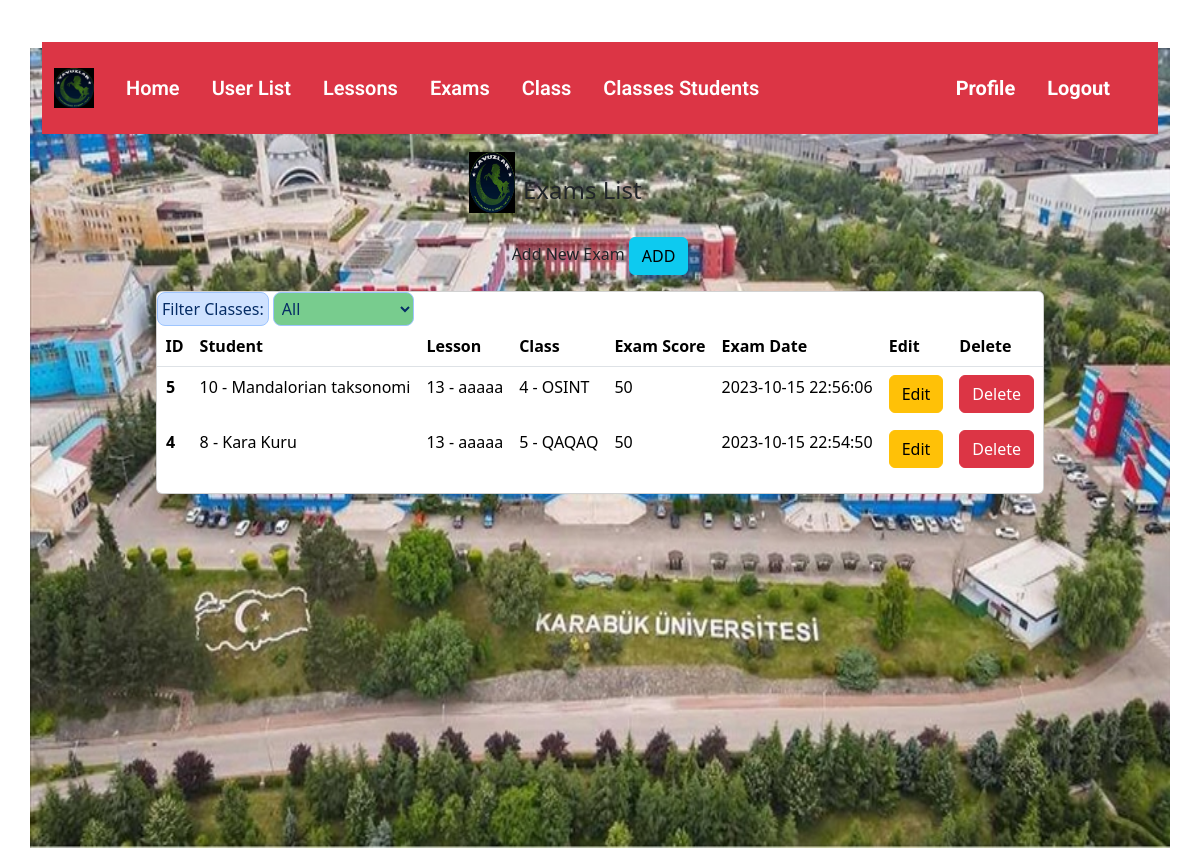
/listExam.php (signed in), run on the app's committed database.
### tables this page shows
CREATE TABLE `t_exams` (
  `id` int(11) NOT NULL,
  `student_id` int(11) NOT NULL,
  `lesson_id` int(11) NOT NULL,
  `class_id` int(11) NOT NULL,
  `exam_score` tinyint(4) NOT NULL,
  `exam_date` timestamp NOT NULL DEFAULT current_timestamp() ON UPDATE current_timestamp()
);

CREATE TABLE `t_users` (
  `id` int(11) NOT NULL,
  `name` varchar(255) DEFAULT NULL,
  `surname` varchar(255) DEFAULT NULL,
  `username` varchar(255) NOT NULL,
  `password` text NOT NULL,
  `role` varchar(10) NOT NULL,
  `created_at` timestamp NOT NULL DEFAULT current_timestamp() ON UPDATE current_timestamp()
);

CREATE TABLE `t_lessons` (
  `id` int(11) NOT NULL,
  `teacher_user_id` int(11) NOT NULL,
  `lesson_name` varchar(255) NOT NULL
);

CREATE TABLE `t_classes` (
  `id` int(11) NOT NULL,
  `class_name` varchar(255) NOT NULL,
  `class_teacher_id` int(11) NOT NULL
);

### dbconnect.php (called while the page is built, shortened)
<?php
$sName = "db";
$uName = "admin";
$pass = "admin";
$db_name = "obsdb";
try {
    $conn = new PDO("mysql:host=$sName;dbname=$db_name", $uName, $pass);
    $conn->setAttribute(PDO::ATTR_ERRMODE, PDO::ERRMODE_EXCEPTION);
    } catch(PDOException $e) {
    echo "Connection failed: " . $e->getMessage();
exit;
    }
    $usersTable = "t_users";
	$obsdb = $conn->prepare("SELECT * FROM $usersTable ORDER BY id DESC");
	$obsdb->execute();
	$users = $obsdb->fetchAll(PDO::FETCH_ASSOC);
    $usersTable = "t_lessons";
	$obsdb = $conn->prepare("SELECT * FROM $usersTable ORDER BY id DESC");
	$obsdb->execute();
	$lessons = $obsdb->fetchAll(PDO::FETCH_ASSOC);
    $usersTable = "t_exams";
	$obsdb = $conn->prepare("SELECT * FROM $usersTable ORDER BY id DESC");
	$obsdb->execute();
	$exams = $obsdb->fetchAll(PDO::FETCH_ASSOC);
    $usersTable = "t_classes";
	$obsdb = $conn->prepare("SELECT * FROM $usersTable ORDER BY id DESC");
	$obsdb->execute();
	$classes = $obsdb->fetchAll(PDO::FETCH_ASSOC);
    ?>

### listExam.php (the view, shortened to what this page needs)
<?php
include "dbconnect.php";
if (isset($_SESSION['id']) && isset($_SESSION['role']) && ($_SESSION['role'] === "admin" || $_SESSION['role'] === "teacher") ) {
 ?>
<!DOCTYPE html>
<html lang="en">
<head>
    <link href="https://cdn.jsdelivr.net/npm/bootstrap@5.3.2/dist/css/bootstrap.min.css" rel="stylesheet">
	<link rel="stylesheet" href="css/style.css">
</head>
<body class="body-home">
    <div class="black-fill"><br /> <br />
    	<div class="container container-plus">
		<?php include("include/navbar.php"); ?>
        <section class="user-text d-flex  align-items-center flex-column btn-danger">
        	<div class="conteiner d-flex w-25 mt-4 mb-4">
            <img class="col-md-2 mx-2" src="img/yavuzlar.jpg" >
        	<h4 class="col-md-10 mt-4">Exams List</h4>
            </div>
        	<p>
            Add New Exam <a href="Addexam.php" class="btn btn-info" role="button" >ADD</a>
            </p>
        </section>
        <section id="listUser"
                 class="d-flex justify-content-center align-items-center flex-column">
        	<div class="card mb-3 card-1">
			  <div class="row g-0">
              <div class="col-md-12">
                <div class="table-wrap">
                <label class="p-1 text-primary-emphasis bg-primary-subtle border border-primary-subtle rounded-3" for="filter">Filter Classes:</label>
                                <select id="filter" class="p-1 text-primary-emphasis border border-primary-subtle rounded-3" style=" background-color : #78cc8e;">
                                 <option value="all">All</option>
                                </select>
                    <table class="table">
                        <thead class="thead-dark">
                            <tr>
                                <th>ID</th>
                                <th>Student</th>
                                <th>Lesson</th>
                                <th>Class</th>
                                <th>Exam Score</th>
                                <th>Exam Date</th>
                                <th>Edit</th>
                                <th>Delete</th>
                            </tr>
                        </thead>
                        <tbody>
                        <?php
                        foreach ($exams as $exam) {
                            $studentName = " ";
                            $studentSurname = " ";
                            foreach($users as $user){
                                if($exam["student_id"] == $user["id"]){
                                    $studentName = $user["name"];
                                    $studentSurname = $user["surname"];
                                }
                            }
                            $lessonName = " ";
                            foreach($lessons as $lesson){
                                if($exam["lesson_id"] == $lesson["id"]){
                                    $lessonName = $lesson["lesson_name"];
                                }
                            }
                            $className = " ";
                            foreach($classes as $class){
                                if($exam["class_id"] == $class["id"]){
                                    $className = $class["class_name"];
                                }
                            }
                                echo '
                                <tr class="alert" role="alert" data-filter="'. $exam["class_id"] .'">
                                    <th scope="row">'.$exam["id"].'</th>
                                    <td>'.$exam["student_id"].' - '. $studentName .' '. $studentSurname.'</td>
                                    <td>'.$exam["lesson_id"].' - '. $lessonName .'</td>
                                    <td>'.$exam["class_id"].' - '. $className .'</td>
                                    <td>'.$exam["exam_score"].'</td>
                                    <td>'.$exam["exam_date"].'</td>
                                    <td>
                                        <a href="EditExam.php?id='. $exam["id"] .'" class="btn btn-block btn-warning">Edit</a>
                                    </td>
                                    <td>
                                        <a href="app/Exam/deleteExam.php?id='. $exam["id"] .'" class="btn btn-block btn-danger">Delete</a>
                                    </td>
                                </tr>
                                ';
                        }
                        ?>
                        </tbody>
                    </table>
                </div>
			  </div>
			</div>
        </section>
    	</div>
    </div>
</body>
</html>
<?php }else {
	header("Location: login.php");
	exit;
} ?>

### CSS/style.css (style rules this page uses)
* { margin:0; padding:0; }
.container-plus { background:url(../img/image.jpg); height: 100vh; background-size: 100% 100%; }

### data on the page
t_exams: id "5", student "10", student.name "Mandalorian", student.surname "taksonomi", lesson "13", lesson.lesson_name "aaaaa", class "4", class.class_name "OSINT", exam_score "50", exam_date "2023-10-15 22:56:06"
t_exams: id "4", student "8", student.name "Kara", student.surname "Kuru", lesson "13", lesson.lesson_name "aaaaa", class "5", class.class_name "QAQAQ", exam_score "50", exam_date "2023-10-15 22:54:50"
